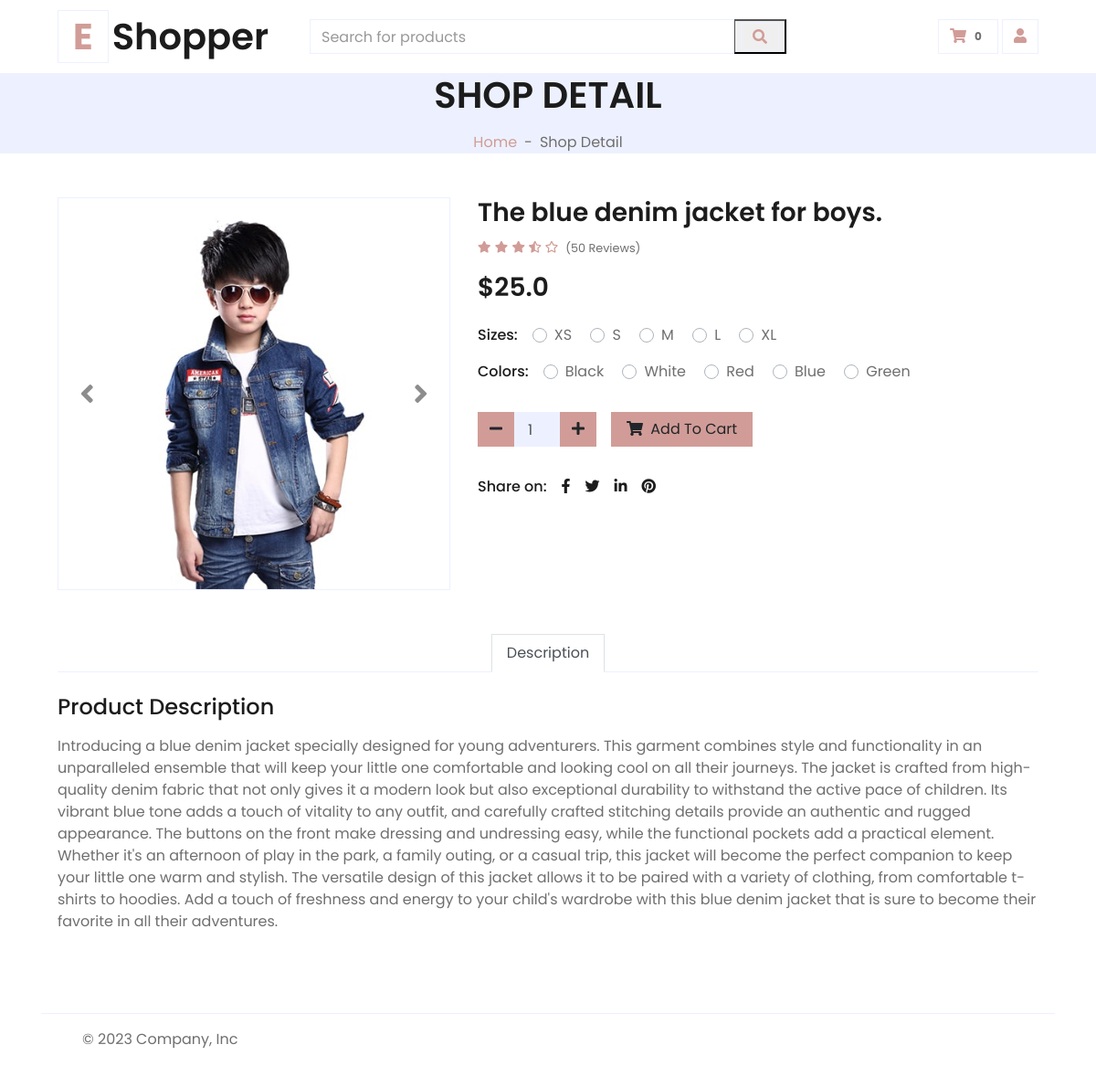
The page /detail/2/ on the database its author committed.
### app_tienda/models.py (models this page shows, shortened)
class producto(models.Model):
    nombre = models.CharField( max_length=50)
    descripcion = models.TextField(null=True)
    categoria = models.ForeignKey(categoria_producto, on_delete=models.CASCADE)
    imagen = models.ImageField( upload_to="tienda",blank=True,null=True)
    precio = models.FloatField()
    created = models.DateTimeField(auto_now_add=True)
    updated = models.DateTimeField(auto_now_add=True)
    class Meta:
        verbose_name = "Product"
        verbose_name_plural = "Products"

### app_tienda/views.py (the view)
# urls.py: path('detail/<int:id>/', views.producto_detail, name='detalles'),
def producto_detail(request,id):
    obj = get_object_or_404(producto, id=id)
    prod = producto.objects.all()
    return render(request,'tienda/detalles.html',{
        'producto':obj,
        'productos':prod
    })

### app_carro/context_processor.py (called while the page is built)
def importe_total_carro(request):
    total=0
    if request.user.is_authenticated:
        carro = request.session.get("carro")
        if carro is not None:
            for key,value in request.session["carro"].items():
                total = total+(float(value["preciototal"]))
        else:
            carro=Carro(request)
    else:
        total="debes hacer login"
    return {"importe_total_carro":total}

### app_tienda/templates/tienda/detalles.html (shortened to what this page needs)
{% extends 'base.html' %}
{% load static %}
{% block content %}
 <div class="container-fluid bg-secondary ">
  <div class="d-flex flex-column align-items-center justify-content-center" >
      <h1 class="font-weight-semi-bold text-uppercase mb-3">Shop Detail</h1>
      <div class="d-inline-flex">
          <p class="m-0"><a href="{% url 'inicio' %}">Home</a></p>
          <p class="m-0 px-2">-</p>
          <p class="m-0">Shop Detail</p>
      </div>
  </div>
</div>
<div class="container-fluid py-5">
  <div class="row px-xl-5">
      <div class="col-lg-5 pb-5">
          <div id="product-carousel" class="carousel slide" data-ride="carousel">
              <div class="carousel-inner border">
                  <div class="carousel-item active">
                      <img class="w-100 h-100" src="{{ producto.imagen.url }}" alt="Image">
                  </div>
              </div>
              <a class="carousel-control-prev" href="#product-carousel" data-slide="prev">
                  <i class="fa fa-2x fa-angle-left text-dark"></i>
              </a>
              <a class="carousel-control-next" href="#product-carousel" data-slide="next">
                  <i class="fa fa-2x fa-angle-right text-dark"></i>
              </a>
          </div>
      </div>
      <div class="col-lg-7 pb-5">
          <h3 class="font-weight-semi-bold">{{ producto.nombre }}</h3>
          <div class="d-flex mb-3">
              <div class="text-primary mr-2">
                  <small class="fas fa-star"></small>
                  <small class="fas fa-star"></small>
                  <small class="fas fa-star"></small>
                  <small class="fas fa-star-half-alt"></small>
                  <small class="far fa-star"></small>
              </div>
              <small class="pt-1">(50 Reviews)</small>
          </div>
          <h3 class="font-weight-semi-bold mb-4">${{ producto.precio }}</h3>
          <div class="d-flex mb-3">
              <p class="text-dark font-weight-medium mb-0 mr-3">Sizes:</p>
              <form>
                  <div class="custom-control custom-radio custom-control-inline">
                      <label class="custom-control-label" for="size-1">XS</label>
                  </div>
                  <div class="custom-control custom-radio custom-control-inline">
                      <label class="custom-control-label" for="size-2">S</label>
                  </div>
                  <div class="custom-control custom-radio custom-control-inline">
                      <label class="custom-control-label" for="size-3">M</label>
                  </div>
                  <div class="custom-control custom-radio custom-control-inline">
                      <label class="custom-control-label" for="size-4">L</label>
                  </div>
                  <div class="custom-control custom-radio custom-control-inline">
                      <label class="custom-control-label" for="size-5">XL</label>
                  </div>
              </form>
          </div>
          <div class="d-flex mb-4">
              <p class="text-dark font-weight-medium mb-0 mr-3">Colors:</p>
              <form>
                  <div class="custom-control custom-radio custom-control-inline">
                      <label class="custom-control-label" for="color-1">Black</label>
                  </div>
                  <div class="custom-control custom-radio custom-control-inline">
                      <label class="custom-control-label" for="color-2">White</label>
                  </div>
                  <div class="custom-control custom-radio custom-control-inline">
                      <label class="custom-control-label" for="color-3">Red</label>
                  </div>
                  <div class="custom-control custom-radio custom-control-inline">
                      <label class="custom-control-label" for="color-4">Blue</label>
                  </div>
                  <div class="custom-control custom-radio custom-control-inline">
                      <label class="custom-control-label" for="color-5">Green</label>
                  </div>
              </form>
          </div>
          <div class="d-flex align-items-center mb-4 pt-2">
              <div class="input-group quantity mr-3" style="width: 130px;">
                  <div class="input-group-btn">
                      <button class="btn btn-primary btn-minus" >
                      <i class="fa fa-minus"></i>
                      </button>
                  </div>
                  <input id="valor-input" type="number" class="form-control bg-secondary text-center" value="1" min="1">
                  <div class="input-group-btn">
                      <button class="btn btn-primary btn-plus">
                          <i class="fa fa-plus"></i>
                      </button>
                  </div>
              </div>
              <button id="redireccionar-btn" class="btn btn-primary px-3"><i class="fa fa-shopping-cart mr-1"></i> Add To Cart</button>
          </div>
          <div class="d-flex pt-2">
              <p class="text-dark font-weight-medium mb-0 mr-2">Share on:</p>
              <div class="d-inline-flex">
                  <a class="text-dark px-2" href="">
                      <i class="fab fa-facebook-f"></i>
                  </a>
                  <a class="text-dark px-2" href="">
                      <i class="fab fa-twitter"></i>
                  </a>
                  <a class="text-dark px-2" href="">
                      <i class="fab fa-linkedin-in"></i>
                  </a>
                  <a class="text-dark px-2" href="">
                      <i class="fab fa-pinterest"></i>
                  </a>
              </div>
          </div>
      </div>
  </div>
  <div class="row px-xl-5">
      <div class="col">
          <div class="nav nav-tabs justify-content-center border-secondary mb-4">
              <a class="nav-item nav-link active" data-toggle="tab" href="#tab-pane-1">Description</a>
          </div>
          <div class="tab-content">
              <div class="tab-pane fade show active" id="tab-pane-1">
                  <h4 class="mb-3">Product Description</h4>
                  <p>{{ producto.descripcion }}</p>
              </div>
          </div>
      </div>
  </div>
</div>
{% endblock content %}

### rows shown on the page
producto: imagen (picture), nombre "The blue denim jacket for boys.", precio "25.0", descripcion "Introducing a blue denim jacket specially designed for young adventurers. This garment combines style and functionality in an unparalleled ensemble that will keep your little one comfortable and looking cool on all their journeys. The jacket is crafted from high-quality denim fabric that not only gives it a modern look but also exceptional durability to withstand the active pace of children. Its vibrant blue tone adds a touch of vitality to any outfit, and carefully crafted stitching details provide an authentic and rugged appearance. The buttons on the front make dressing and undressing easy, while the functional pockets add a practical element. Whether it's an afternoon of play in the…"

### other values the page prints
{{ request.session.carro.items|length }} "0"
